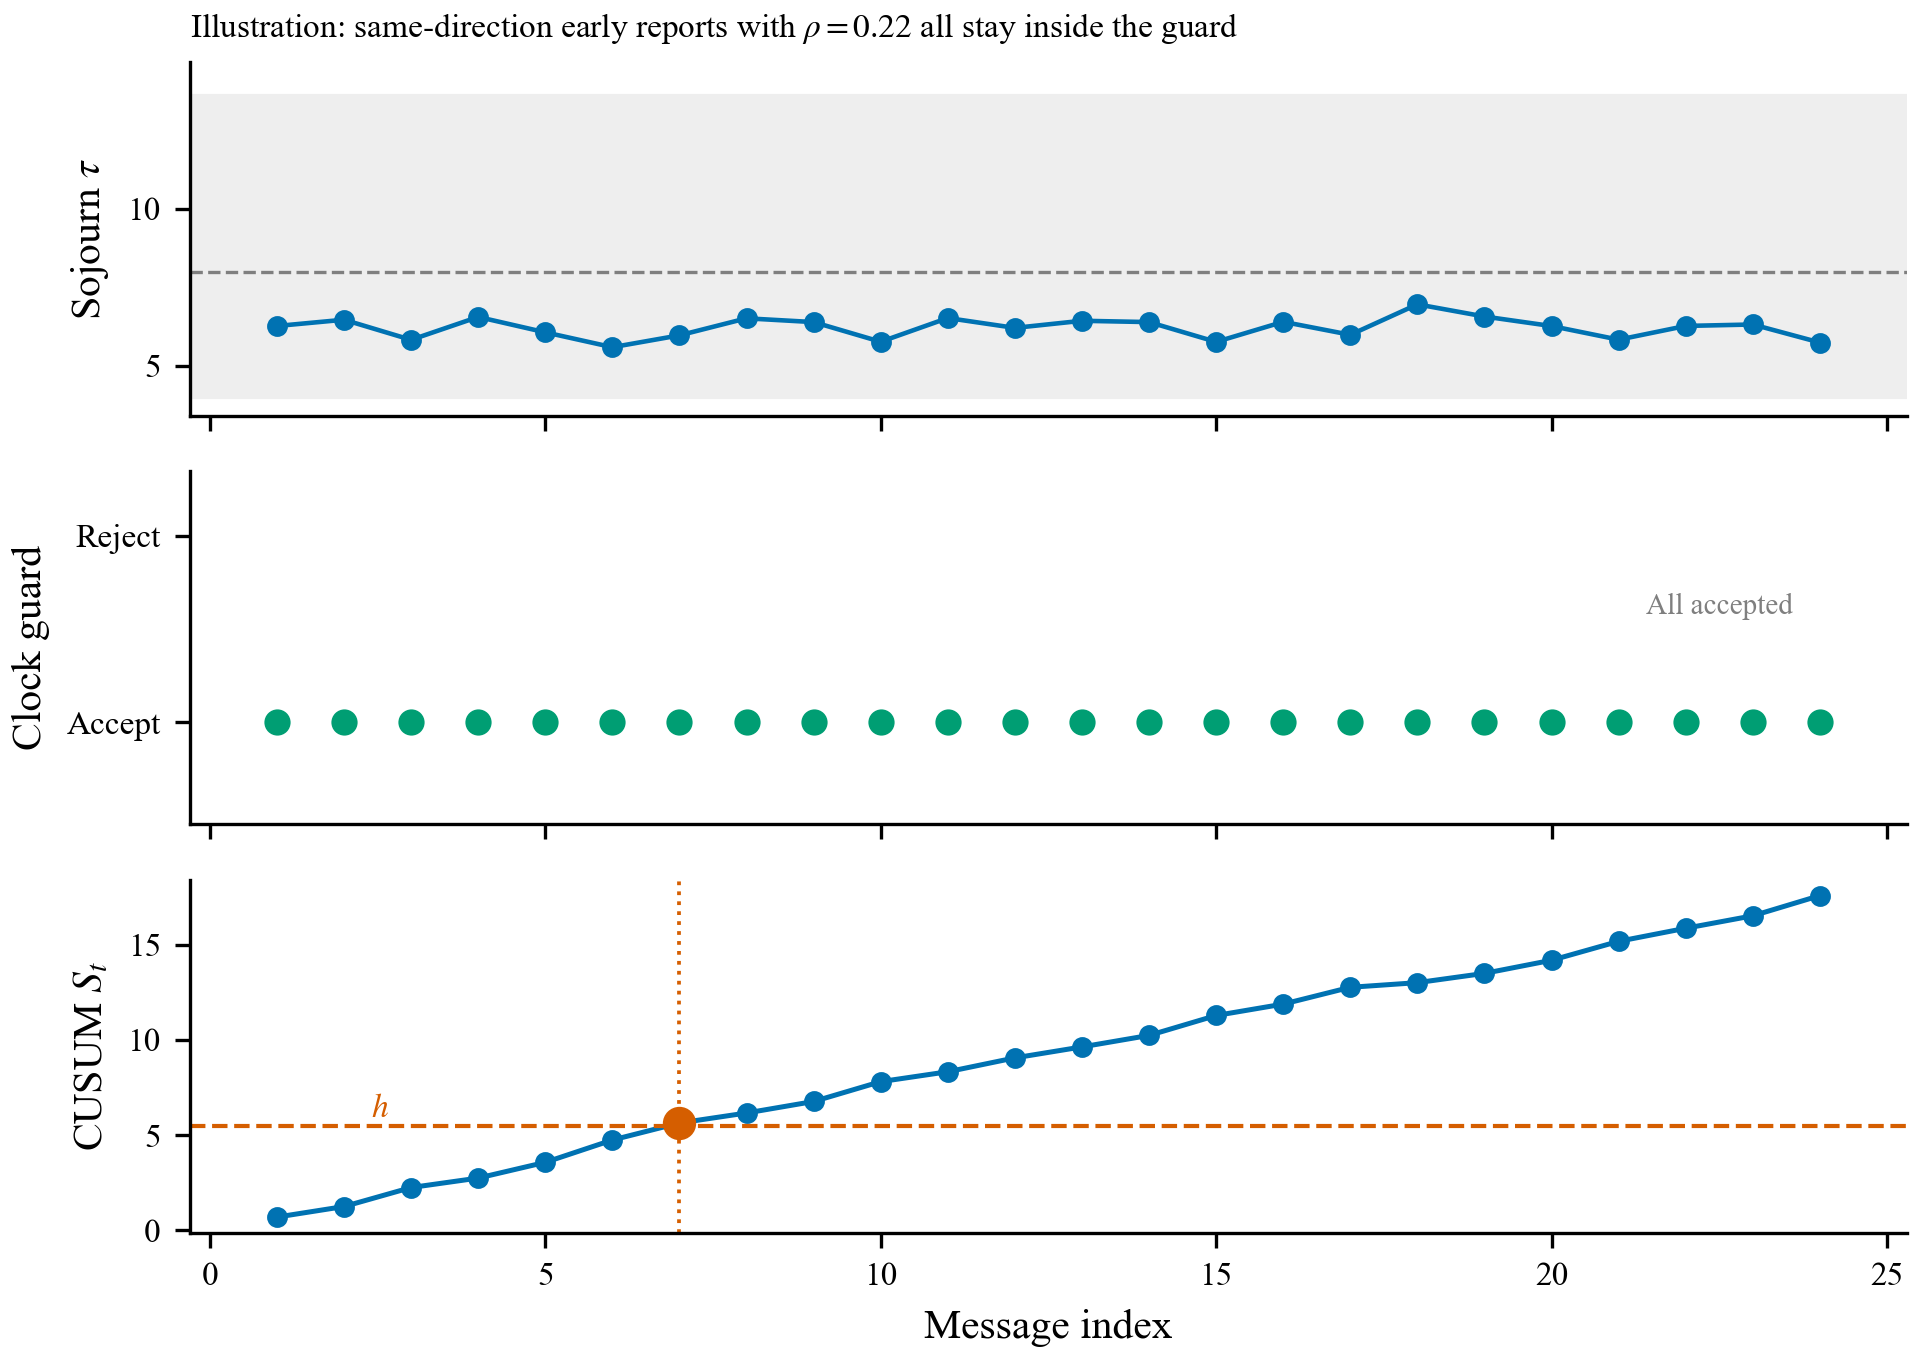

Here is the Python script that generated this plot:
# -*- coding: utf-8 -*-
"""Schematic: every sample inside the clock guard, CUSUM still crosses."""
from __future__ import print_function, division

import os
import sys

import numpy as np
import matplotlib.pyplot as plt

HERE = os.path.dirname(os.path.abspath(__file__))
sys.path.insert(0, HERE)

from _style import (  # noqa: E402
    FP_SM, FP_TINY, C_OURS, C_B4, C_LAB, C_TIME, apply_style, save, set_cjk,
)


def main():
    apply_style()
    rng = np.random.RandomState(4)
    n = 24
    mu = 8.0
    rho = 0.22
    log_tau = np.log(mu) + np.log(1.0 - rho) + rng.normal(0.0, 0.07, size=n)
    tau = np.exp(log_tau)
    lo, hi = 0.50 * mu, 1.70 * mu
    inside = (tau >= lo) & (tau <= hi)
    if not inside.all():
        raise RuntimeError("schematic points escaped the clock guard")
    z = (log_tau - np.log(mu)) / 0.236
    h, c = 5.5, 0.35
    S = np.zeros(n)
    for i in range(n):
        prev = 0.0 if i == 0 else S[i - 1]
        S[i] = max(0.0, prev + (-z[i]) - c)

    t = np.arange(1, n + 1)
    fig, axes = plt.subplots(3, 1, figsize=(6.6, 4.75), sharex=True)
    ax = axes[0]
    ax.axhspan(lo, hi, color="#EEEEEE", zorder=0)
    ax.plot(t, tau, "o-", color=C_OURS, markersize=4, linewidth=1.1, zorder=2)
    ax.axhline(mu, color=C_LAB, linestyle="--", linewidth=0.8, zorder=1)
    set_cjk(ax, ylabel=r"Sojourn $\tau$")
    ax.set_title(
        r"Illustration: same-direction early reports with $\rho{=}0.22$ all stay inside the guard",
        fontproperties=FP_SM, loc="left")
    ax.set_ylim(lo * 0.85, hi * 1.08)

    ax = axes[1]
    ax.scatter(t, np.zeros(n), s=28, c=C_B4, zorder=3)
    ax.set_yticks([0.0, 1.0])
    ax.set_yticklabels([u"Accept", u"Reject"], fontproperties=FP_SM)
    set_cjk(ax, ylabel=u"Clock guard")
    ax.set_ylim(-0.55, 1.35)
    ax.text(n - 0.4, 0.58, u"All accepted", ha="right",
            fontproperties=FP_TINY, color=C_LAB)

    ax = axes[2]
    ax.plot(t, S, "o-", color=C_OURS, markersize=4, linewidth=1.2)
    ax.axhline(h, color=C_TIME, linestyle="--", linewidth=1.0)
    ax.text(2.4, h + 0.45, u"$h$", color=C_TIME, fontproperties=FP_SM)
    hit = np.where(S >= h)[0]
    if len(hit) == 0:
        raise RuntimeError("schematic CUSUM never crossed h")
    ax.axvline(hit[0] + 1, color=C_TIME, linestyle=":", linewidth=0.9)
    ax.plot(hit[0] + 1, S[hit[0]], "o", color=C_TIME, markersize=7)
    set_cjk(ax, xlabel=u"Message index", ylabel=u"CUSUM $S_t$")
    fig.tight_layout()
    save(fig, "fig_guard_cusum")


if __name__ == "__main__":
    main()
